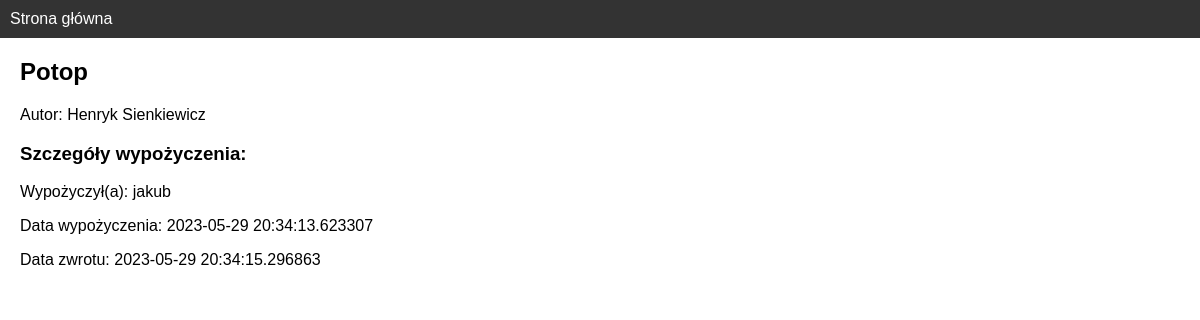
The page /book/2 on the database its author committed.
### app/models.py (models this page shows, shortened)
class Book(db.Model):
    id = db.Column(db.Integer, primary_key=True)
    title = db.Column(db.String(100), nullable=False)
    author_id = db.Column(db.Integer, db.ForeignKey('author.id'), nullable=False)
    borrowed = db.Column(db.Boolean, default=False)
    returned = db.Column(db.Boolean, default=False)
    borrow_details = db.relationship('BorrowDetails', backref='book', uselist=False)

class Author(db.Model):
    id = db.Column(db.Integer, primary_key=True)
    name = db.Column(db.String(100), nullable=False)
    books = db.relationship('Book', backref='author', lazy=True)

class BorrowDetails(db.Model):
    id = db.Column(db.Integer, primary_key=True)
    book_id = db.Column(db.Integer, db.ForeignKey('book.id'), nullable=False)
    borrower_name = db.Column(db.String(100), nullable=False)
    borrowed_date = db.Column(db.DateTime, nullable=False)
    returned_date = db.Column(db.DateTime)

### app/routes.py (the view)
@app.route('/book/<int:book_id>')
def book_details(book_id):
    book = Book.query.get(book_id)
    return render_template('book_details.html', book=book)

### app/templates/book_details.html
{% extends 'base.html' %}
{% block content %}
<h2>{{ book.title }}</h2>
<p>Autor: {{ book.author.name }}</p>
{% if book.borrowed %}
    <h3>Szczegóły wypożyczenia:</h3>
    <p>Wypożyczył(a): {{ book.borrow_details.borrower_name }}</p>
    <p>Data wypożyczenia: {{ book.borrow_details.borrowed_date }}</p>
    {% if book.borrow_details.returned_date %}
        <p>Data zwrotu: {{ book.borrow_details.returned_date }}</p>
    {% else %}
        <form method="POST" action="{{ url_for('return_book', book_id=book.id) }}">
            <input type="submit" value="Zwróć książkę">
        </form>
    {% endif %}
{% else %}
    <p>Dostępna</p>
{% endif %}
{% endblock %}

### app/static/style.css (style rules this page uses)
body { margin: 0; padding: 0; font-family: Arial, sans-serif; }

### rows shown on the page
Book: title "Potop"
Author: author.name "Henryk Sienkiewicz"
BorrowDetails: borrow_details.borrower_name "jakub", borrow_details.borrowed_date "2023-05-29 20:34:13.623307", borrow_details.returned_date "2023-05-29 20:34:15.296863"
